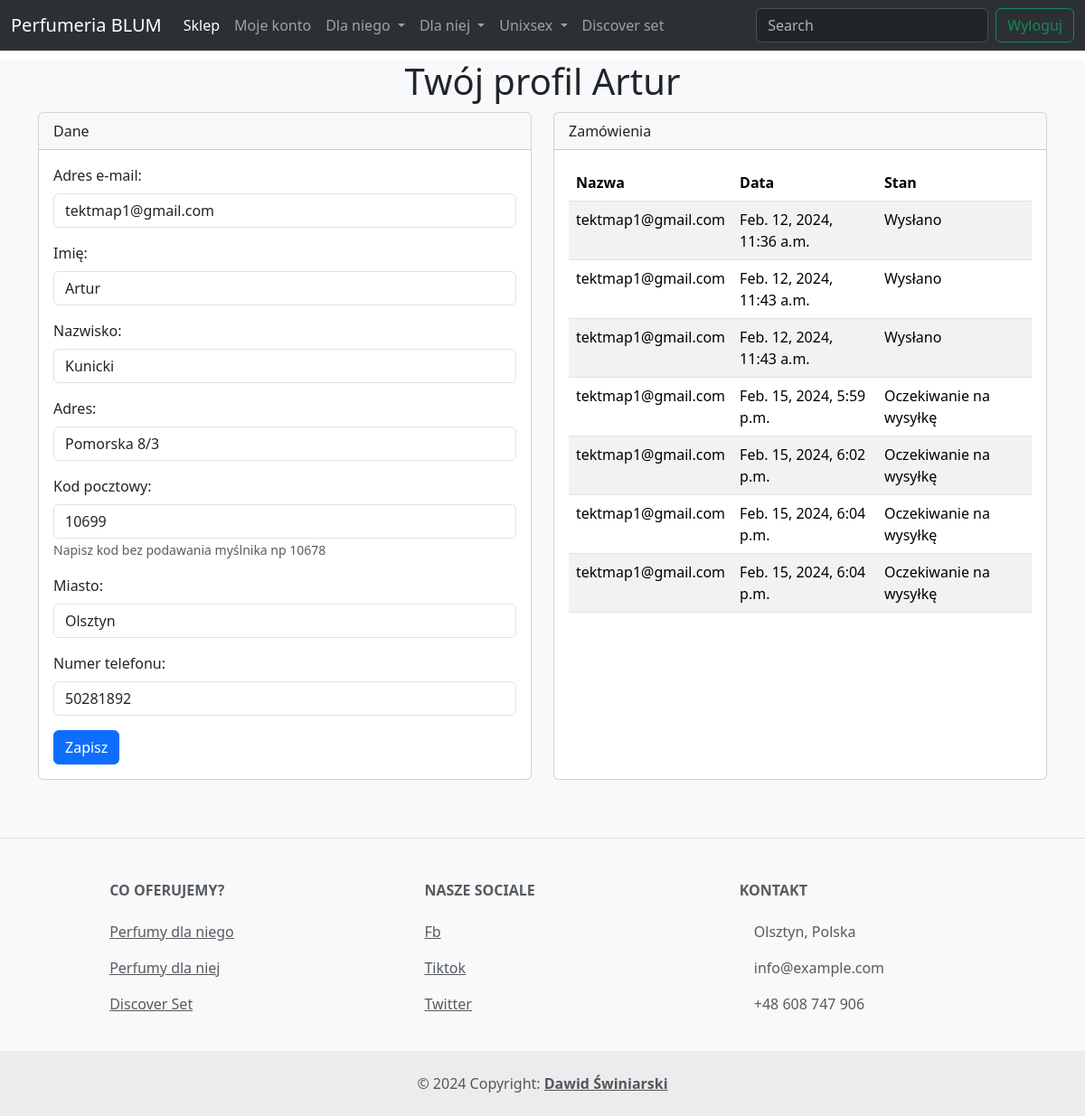
/my_account/ (signed in), run on the app's committed database.
### users/models.py (models this page shows)
class User(AbstractUser):
    address = models.CharField(max_length=50,default="")
    city = models.CharField(max_length=50,default="")
    postal_code = models.IntegerField(default=0)
    phone_number = models.IntegerField(default=0)
    is_staff = models.BooleanField(default=False)
    USERNAME_FIELD = 'email'
    email = models.EmailField( unique=True)
    REQUIRED_FIELDS = []

### product/models.py (models this page shows, shortened)
class Card(models.Model):
    user = models.ForeignKey(to=User, on_delete=models.CASCADE, default="", blank=True)
    quantity = models.IntegerField(default=1, blank=True)
    price = models.IntegerField(default=0)
    street = models.CharField(max_length=100, default="", blank=True)
    city = models.CharField(max_length=100, default="", blank=True)
    postal_code = models.CharField(max_length=6, default="", blank=True)
    phone_number = models.CharField(max_length=9, default="", blank=True)
    email = models.EmailField(default="", blank=True)
    first_name = models.CharField(max_length=50, default="", blank=True)
    last_name = models.CharField(max_length=50, default="", blank=True)
    promo_code = models.CharField(max_length=10, default="", blank=True)
    is_order = models.BooleanField(default=False, blank=True)
    date = models.DateTimeField(default=django.utils.timezone.now, blank=True)
    is_shipped = models.BooleanField(default=False)
    is_delivered = models.BooleanField(default=False)
    is_paczkomat = models.BooleanField(default=False)
    free_shipping = models.BooleanField(default=False)
    paczkomat = models.CharField(max_length=50, default="", blank=True)

### product/views.py (the view, shortened to what this page needs)
# urls.py: path('my_account/', UserAccount.as_view(), name='my_account'),
class UserAccount(View):
    def get(self, request):
        account = request.user
        form = AccountForm(instance=account)
        orders = Card.objects.filter(user=request.user, is_order=True)
        context = {
            'user': account,
            'form': form,
            'orders': orders,
        }
        return render(request, 'product/user_profile.html', context=context)

### product/forms.py
class AccountForm(ModelForm):
    class Meta:
        model = User
        fields = ['email', 'first_name', 'last_name', 'address', 'phone_number','city','postal_code']

### templates/product/user_profile.html (shortened to what this page needs)
{% extends 'base.html' %}
{% block content %}
<div class="container-fluid" style="background-color: #f8f9fa;">
    <div class="container">
        <h1 class="text-center" style="margin: 10px;">Twój profil {{ user.first_name }}</h1>
        <div class="row align-items-stretch">
            <div class="col-md-6 mb-3">
                <div class="card h-100">
                    <div class="card-header">
                        Dane
                    </div>
                    <div class="card-body">
                                <form method="post" action="{% url 'my_account' %}" enctype="multipart/form-data" class="form">
    <div class="mb-3">
        <label for="email" class="form-label">Adres e-mail:</label>
        <input type="email" class="form-control" id="email" name="email" value="{{ user.email }}" >
    </div>
    <div class="mb-3">
        <label for="first_name" class="form-label">Imię:</label>
        <input type="text" class="form-control" id="first_name" name="first_name" value="{{ user.first_name }}" >
    </div>
    <div class="mb-3">
        <label for="last_name" class="form-label">Nazwisko:</label>
        <input type="text" class="form-control" id="last_name" name="last_name" value="{{ user.last_name }}" >
    </div>
    <div class="mb-3">
        <label for="address" class="form-label">Adres:</label>
        <input type="text" class="form-control" id="address" name="address" value="{{ user.address }}">
    </div>
    <div class="mb-3">
        <label for="postal_code" class="form-label">Kod pocztowy:</label>
        <input type="text" class="form-control" id="postal_code" name="postal_code" value="{{ user.postal_code }}">
        <small id="post_codeHelp" class="form-text text-muted">Napisz kod bez podawania myślnika np 10678</small>
    </div>
    <div class="mb-3">
        <label for="city" class="form-label">Miasto:</label>
        <input type="text" class="form-control" id="city" name="city" value="{{ user.city }}">
    </div>
    <div class="mb-3">
        <label for="phone_number" class="form-label">Numer telefonu:</label>
        <input type="tel" class="form-control" id="phone_number" name="phone_number" value="{{ user.phone_number }}">
    </div>
    <button type="submit" class="btn btn-primary">Zapisz</button>
</form>
                    </div>
                </div>
            </div>
            <div class="col-md-6 mb-3">
                <div class="card h-100">
                    <div class="card-header">
                        Zamówienia
                    </div>
                    <div class="card-body">
                        <table class="table table-striped">
                            <thead>
                                <tr>
                                    <th scope="col">Nazwa</th>
                                    <th scope="col">Data</th>
                                    <th scope="col">Stan</th>
                                </tr>
                            </thead>
                            <tbody>
                                {% for order in orders %}
                                <tr>
                                    <td>{{ order.user.email }}</td>
                                    <td>{{ order.date }}</td>
                                    {% if order.is_shipped %}
                                    <td>Wysłano</td>
                                    {% elif order.is_delivered %}
                                        <td>Dostarczono</td>
                                    {% else %}
                                    <td>Oczekiwanie na wysyłkę</td>
                                    {% endif %}
                                </tr>
                                {% endfor %}
                            </tbody>
                        </table>
                    </div>
                </div>
            </div>
        </div>
    </div>
</div>
{% endblock %}

### data on the page
User: first_name "Artur", email "tektmap1@gmail.com", last_name "Kunicki", address "Pomorska 8/3", postal_code "10699", city "Olsztyn", phone_number "50281892"
Card: user.email "tektmap1@gmail.com", date "Feb. 12, 2024, 11:36 a.m.", is_shipped "Wysłano"
Card: user.email "tektmap1@gmail.com", date "Feb. 12, 2024, 11:43 a.m.", is_shipped "Wysłano"
Card: user.email "tektmap1@gmail.com", date "Feb. 12, 2024, 11:43 a.m.", is_shipped "Wysłano"
Card: user.email "tektmap1@gmail.com", date "Feb. 15, 2024, 5:59 p.m.", is_shipped "Oczekiwanie na wysyłkę"
Card: user.email "tektmap1@gmail.com", date "Feb. 15, 2024, 6:02 p.m.", is_shipped "Oczekiwanie na wysyłkę"
Card: user.email "tektmap1@gmail.com", date "Feb. 15, 2024, 6:04 p.m.", is_shipped "Oczekiwanie na wysyłkę"
Card: user.email "tektmap1@gmail.com", date "Feb. 15, 2024, 6:04 p.m.", is_shipped "Oczekiwanie na wysyłkę"
